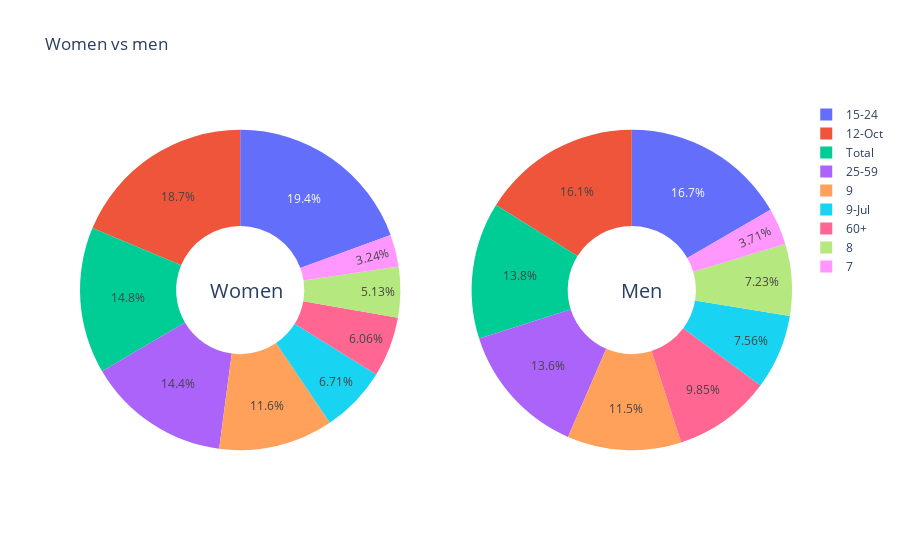

Write notebook code for a chart like this one.
### Code cell
import plotly.graph_objects as go
from plotly.subplots import make_subplots

labels = df['AgeGroup']

# Create subplots: use 'domain' type for Pie subplot
fig = make_subplots(rows=1, cols=2, specs=[[{'type':'domain'}, {'type':'domain'}]])
fig.add_trace(go.Pie(labels=labels, values=df['Women'], name="Women"),
              1, 1)
fig.add_trace(go.Pie(labels=labels, values=df['Men'], name="Men"),
              1, 2)

# Use `hole` to create a donut-like pie chart
fig.update_traces(hole=.4, hoverinfo="label+percent+name")

fig.update_layout(
    title_text="Women vs men",
    # Add annotations in the center of the donut pies.
    annotations=[dict(text='Women', x=0.18, y=0.5, font_size=20, showarrow=False),
                 dict(text='Men', x=0.82, y=0.5, font_size=20, showarrow=False)])
fig.show()

### Figure 1 — Plotly figure (JSON) as saved in the notebook; plotly's stock layout.template omitted (floating-point values rounded to 4 significant figures)
{"data": [{"domain": {"x": [0, 0.45], "y": [0, 1]}, "hole": 0.4, "hoverinfo": "label+percent+name", "labels": ["7", "8", "9", "9-Jul", "12-Oct", "15-24", "25-59", "60+", "Total"], "name": "Women", "type": "pie", "values": [16, 25.3, 57, 33.1, 92.2, 95.8, 71.3, 29.9, 72.9]}, {"domain": {"x": [0.55, 1], "y": [0, 1]}, "hole": 0.4, "hoverinfo": "label+percent+name", "labels": ["7", "8", "9", "9-Jul", "12-Oct", "15-24", "25-59", "60+", "Total"], "name": "Men", "type": "pie", "values": [20.8, 40.5, 64.5, 42.4, 90.2, 93.4, 76.1, 55.2, 77.4]}], "layout": {"annotations": [{"font": {"size": 20}, "showarrow": false, "text": "Women", "x": 0.18, "y": 0.5}, {"font": {"size": 20}, "showarrow": false, "text": "Men", "x": 0.82, "y": 0.5}], "title": {"text": "Women vs men"}}}
